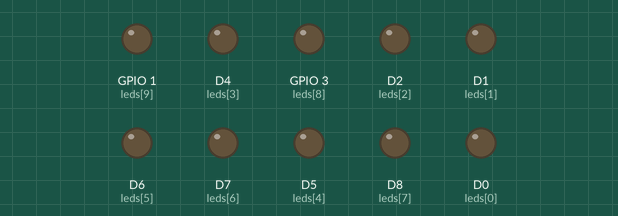
Recording of a sketch running on a simulated ESP8266 (NodeMCU). Shown: output pins drawn as LEDs (lit = HIGH).

Above: at 0.15 s.
At 1.35 s:
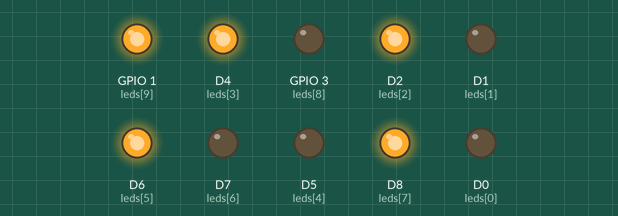
At 2.55 s:
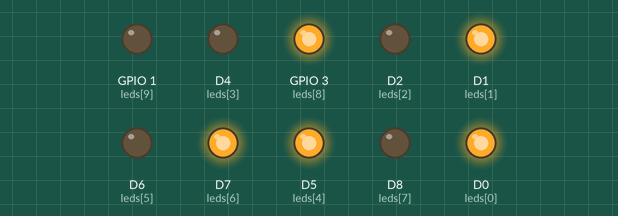
Timing chart, 0 to 3.0 s (numbered marks = the images above):
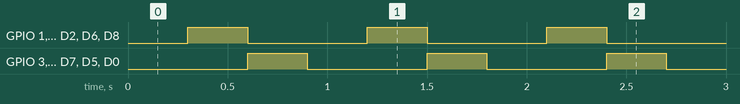

The sketch:

lab1.ino
```cpp
#define NUM 15
int leds[NUM] = {D0, D1, D2, D4, D5, D6, D7, D8, D9, D10, D11, D12, D13, D14, D15};

// 將每個腳位模式設為OUTPUT
void setup() {
  for(int i = 0; i < NUM; i++){
    pinMode(leds[i], OUTPUT);
  }
}
void loop() {
  int case1 = 0x0000;
  int case2 = 0xAAAA;
  int case3 = 0x5555;
  for(int i = 0; i < NUM ; i++){
    digitalWrite(leds[i], bitRead(case1, i));
  }
  delay(300);
  for(int i = 0; i < NUM ; i++){
    digitalWrite(leds[i], bitRead(case2, i));
  }
  delay(300);
  for(int i = 0; i < NUM ; i++){
    digitalWrite(leds[i], bitRead(case3, i));
  }
  delay(300);
}
```

Measured:
- by itself, GPIO 1 (leds[9]), D4 (leds[3]), GPIO 3 (leds[8]), D2 (leds[2]), D1 (leds[1]), D6 (leds[5]), D7 (leds[6]), D5 (leds[4]), D8 (leds[7]), D0 (leds[0]): alternates HIGH for 0.30 s and LOW for 0.60 s
- by itself, everything shown: repeats every 0.90 s, in 3 steps
